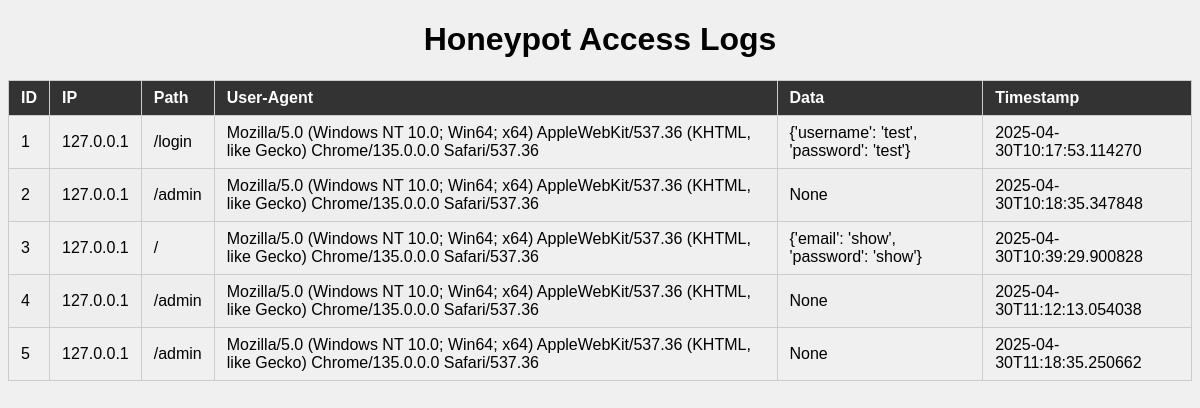
Page /logs on the earlier database version.
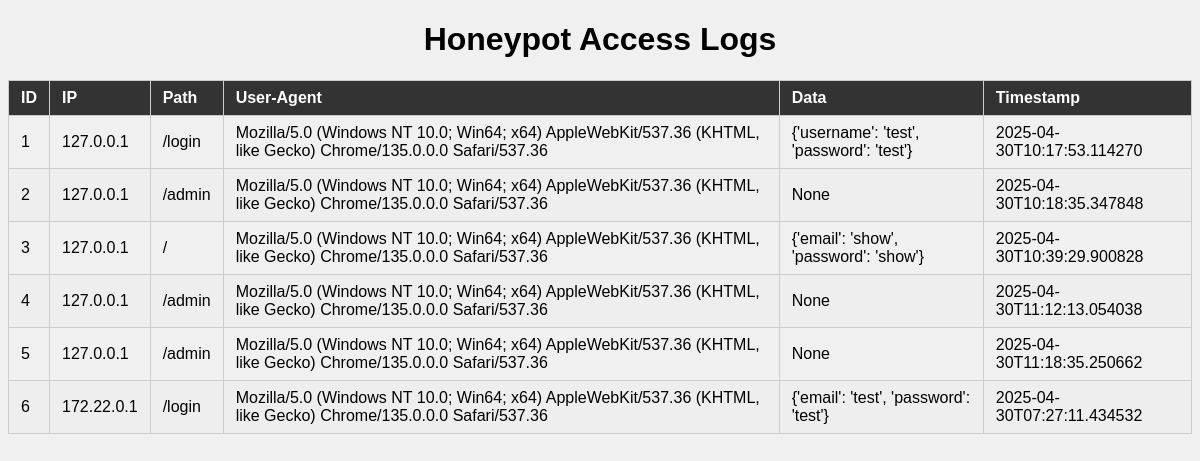
Same page on the later database version.
### tables this page shows
CREATE TABLE logs (
            id INTEGER PRIMARY KEY AUTOINCREMENT,
            ip TEXT,
            endpoint TEXT,
            user_agent TEXT,
            data TEXT,
            timestamp TEXT
        );

### app.py (the view)
@app.route('/logs', methods=['GET'])
def logged():
    logs = get_logs()
    return render_template('logs.html',logs = logs)

### logger/logger.py (called while the page is built)
def get_logs():
    conn = sqlite3.connect('database/honeypot.db')
    c = conn.cursor()
    c.execute('SELECT * FROM logs')
    logs = c.fetchall()
    conn.close()
    return logs

### templates/logs.html (shortened to what this page needs)
<!DOCTYPE html>
<html>
<head>
</head>
<body>
    <h1>Honeypot Access Logs</h1>
    <table>
        <thead>
            <tr>
                <th>ID</th>
                <th>IP</th>
                <th>Path</th>
                <th>User-Agent</th>
                <th>Data</th>
                <th>Timestamp</th>
            </tr>
        </thead>
        <tbody>
            {% for log in logs %}
            <tr>
                <td>{{ log[0] }}</td>
                <td>{{ log[1] }}</td>
                <td>{{ log[2] }}</td>
                <td>{{ log[3] }}</td>
                <td>{{ log[4] }}</td>
                <td>{{ log[5] }}</td>
            </tr>
            {% endfor %}
        </tbody>
    </table>
</body>
</html>

### templates/logs.html (style rules this page uses)
body { font-family: Arial; background: #f0f0f0; }
table { border-collapse: collapse; width: 100%; margin-top: 20px; }
th, td { padding: 8px 12px; border: 1px solid #ccc; text-align: left; }
th { background: #333; color: white; }
tr:nth-child(even) { background: #eee; }
h1 { text-align: center; }

Differences in the rows shown:
added logs: id "6", ip "172.22.0.1", endpoint "/login", user_agent "Mozilla/5.0 (Windows NT 10.0; Win64; x64) AppleWebKit/537.36 (KHTML, like Gecko) Chrome/135.0.0.0 Safari/537.36", data "{'email': 'test', 'password': 'test'}", timestamp "2025-04-30T07:27:11.434532"
